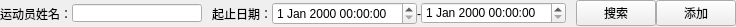
<?xml version="1.0" encoding="UTF-8"?>
<ui version="4.0">
 <class>searchBar</class>
 <widget class="QWidget" name="searchBar">
  <property name="geometry">
   <rect>
    <x>0</x>
    <y>0</y>
    <width>680</width>
    <height>27</height>
   </rect>
  </property>
  <property name="windowTitle">
   <string>Form</string>
  </property>
  <layout class="QHBoxLayout" name="horizontalLayout_2">
   <property name="spacing">
    <number>0</number>
   </property>
   <property name="leftMargin">
    <number>0</number>
   </property>
   <property name="topMargin">
    <number>0</number>
   </property>
   <property name="rightMargin">
    <number>0</number>
   </property>
   <property name="bottomMargin">
    <number>0</number>
   </property>
   <item>
    <layout class="QHBoxLayout" name="horizontalLayout">
     <item>
      <widget class="QLabel" name="label">
       <property name="text">
        <string>运动员姓名：</string>
       </property>
      </widget>
     </item>
     <item>
      <widget class="QLineEdit" name="lineEdit">
       <property name="minimumSize">
        <size>
         <width>140</width>
         <height>0</height>
        </size>
       </property>
       <property name="styleSheet">
        <string notr="true">margin-right:10</string>
       </property>
      </widget>
     </item>
     <item>
      <widget class="QLabel" name="label_2">
       <property name="text">
        <string>起止日期：</string>
       </property>
      </widget>
     </item>
     <item>
      <widget class="QDateTimeEdit" name="startDateTime"/>
     </item>
     <item>
      <widget class="QLabel" name="label_3">
       <property name="text">
        <string>-</string>
       </property>
      </widget>
     </item>
     <item>
      <widget class="QDateTimeEdit" name="endDateTime">
       <property name="styleSheet">
        <string notr="true">margin-right:10</string>
       </property>
      </widget>
     </item>
     <item>
      <widget class="QPushButton" name="pushButton">
       <property name="text">
        <string>搜索</string>
       </property>
      </widget>
     </item>
     <item>
      <spacer name="horizontalSpacer">
       <property name="orientation">
        <enum>Qt::Horizontal</enum>
       </property>
       <property name="sizeHint" stdset="0">
        <size>
         <width>40</width>
         <height>20</height>
        </size>
       </property>
      </spacer>
     </item>
     <item>
      <widget class="QPushButton" name="btn">
       <property name="text">
        <string>添加</string>
       </property>
      </widget>
     </item>
    </layout>
   </item>
  </layout>
 </widget>
 <resources/>
 <connections/>
</ui>
